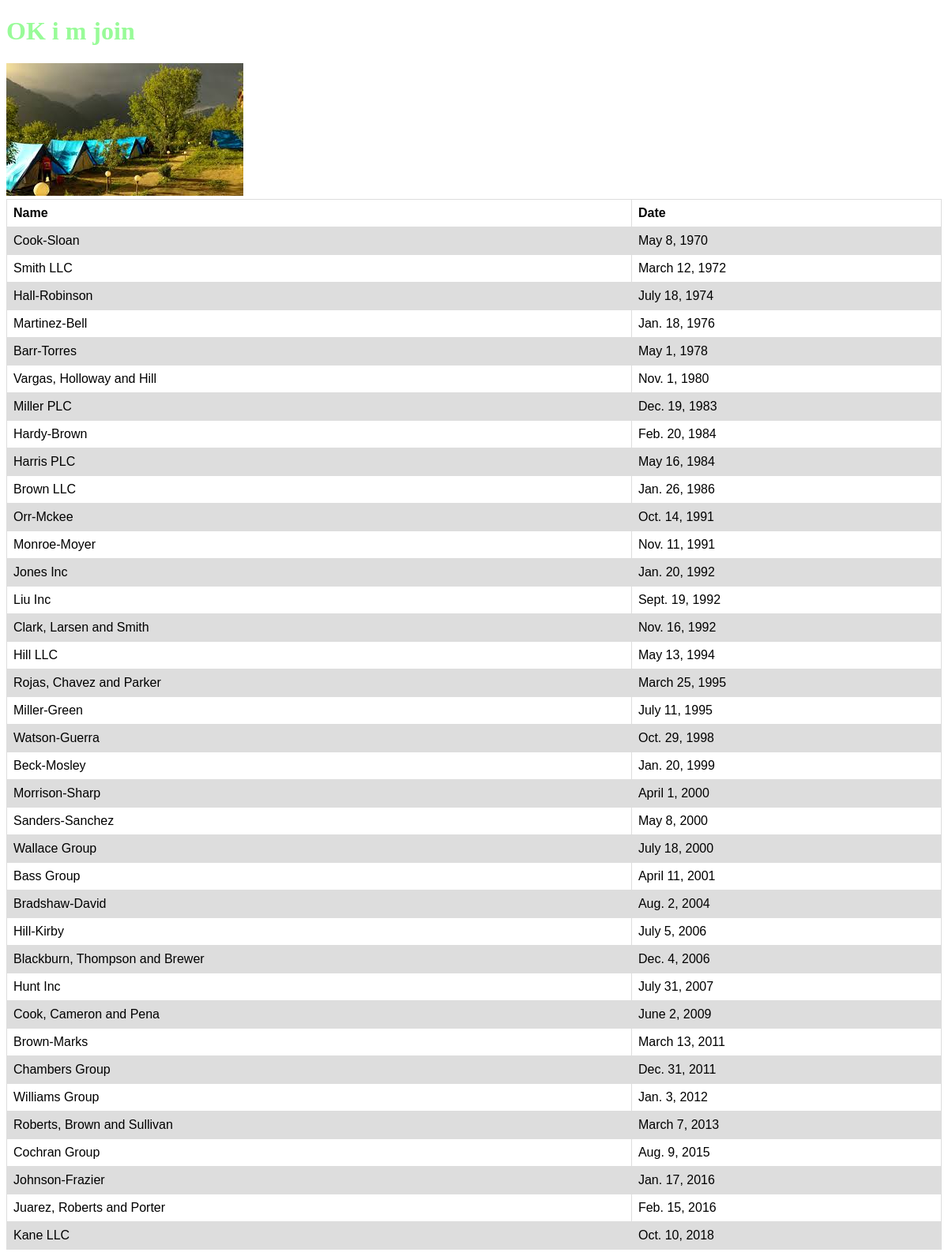
The app's page /first_app/ with its own data.
### first_app/models.py (models this page shows, shortened)
class AccessRecord(models.Model):
    name = models.ForeignKey(Webpage,on_delete=models.DO_NOTHING)
    date = models.DateField()

class Webpage(models.Model):
    topic = models.ForeignKey(Topic,on_delete=models.DO_NOTHING)
    name = models.CharField(max_length=264,unique=True)
    url = models.URLField(unique=True)
    def __str__(self):
        return self.name

### first_app/views.py (the view)
# urls.py: path('',views.index,name="index"),
def index(request) :
    web_list = AccessRecord.objects.order_by('date')
    web_dict = { 'accessrecord' : web_list }
    return render(request,'first_app/index.html',context=web_dict)

### templates/first_app/index.html (shortened to what this page needs)
<!DOCTYPE html>
{% load static %}
<html>
    <head>
        <link rel="stylesheet" href="{% static "css/mystyle.css"  %}">
    </head>
    <body>
        <div class="djangoOne">
            <h1 id="hid">
                OK i m join
            </h1>
            <img src="{% static "images/download.jpg" %}" onclick="called()">
        </div>
        <div class="djangoTwo">
            <table>
                {% if accessrecord%}
                    <tr>
                        <th>Name</th>
                        <th>Date</th>
                    </tr>
                    {% for acc in accessrecord %}
                        <tr>
                            <td>{{acc.name}}</td>
                            <td>{{acc.date}}</td>
                        </tr>
                    {% endfor%}
                {% else %}
                    <p>No record to access</p>
                {% endif %}
            </table>
        </div>
    </body>
</html>

### static/css/mystyle.css (style rules this page uses)
h1 { color : palegreen; }
table { font-family: arial, sans-serif; border-collapse: collapse; width: 100%; }
td, th { border: 1px solid #dddddd; text-align: left; padding: 8px; }
tr:nth-child(even) { background-color: #dddddd; }

### records on screen
AccessRecord: name "Cook-Sloan", date "May 8, 1970"
AccessRecord: name "Smith LLC", date "March 12, 1972"
AccessRecord: name "Hall-Robinson", date "July 18, 1974"
AccessRecord: name "Martinez-Bell", date "Jan. 18, 1976"
AccessRecord: name "Barr-Torres", date "May 1, 1978"
AccessRecord: name "Vargas, Holloway and Hill", date "Nov. 1, 1980"
AccessRecord: name "Miller PLC", date "Dec. 19, 1983"
AccessRecord: name "Hardy-Brown", date "Feb. 20, 1984"
AccessRecord: name "Harris PLC", date "May 16, 1984"
AccessRecord: name "Brown LLC", date "Jan. 26, 1986"
AccessRecord: name "Orr-Mckee", date "Oct. 14, 1991"
AccessRecord: name "Monroe-Moyer", date "Nov. 11, 1991"
AccessRecord: name "Jones Inc", date "Jan. 20, 1992"
AccessRecord: name "Liu Inc", date "Sept. 19, 1992"
AccessRecord: name "Clark, Larsen and Smith", date "Nov. 16, 1992"
AccessRecord: name "Hill LLC", date "May 13, 1994"
AccessRecord: name "Rojas, Chavez and Parker", date "March 25, 1995"
AccessRecord: name "Miller-Green", date "July 11, 1995"
AccessRecord: name "Watson-Guerra", date "Oct. 29, 1998"
AccessRecord: name "Beck-Mosley", date "Jan. 20, 1999"
AccessRecord: name "Morrison-Sharp", date "April 1, 2000"
AccessRecord: name "Sanders-Sanchez", date "May 8, 2000"
AccessRecord: name "Wallace Group", date "July 18, 2000"
AccessRecord: name "Bass Group", date "April 11, 2001"
AccessRecord: name "Bradshaw-David", date "Aug. 2, 2004"
AccessRecord: name "Hill-Kirby", date "July 5, 2006"
AccessRecord: name "Blackburn, Thompson and Brewer", date "Dec. 4, 2006"
AccessRecord: name "Hunt Inc", date "July 31, 2007"
AccessRecord: name "Cook, Cameron and Pena", date "June 2, 2009"
AccessRecord: name "Brown-Marks", date "March 13, 2011"
AccessRecord: name "Chambers Group", date "Dec. 31, 2011"
AccessRecord: name "Williams Group", date "Jan. 3, 2012"
AccessRecord: name "Roberts, Brown and Sullivan", date "March 7, 2013"
AccessRecord: name "Cochran Group", date "Aug. 9, 2015"
AccessRecord: name "Johnson-Frazier", date "Jan. 17, 2016"
AccessRecord: name "Juarez, Roberts and Porter", date "Feb. 15, 2016"
AccessRecord: name "Kane LLC", date "Oct. 10, 2018"
